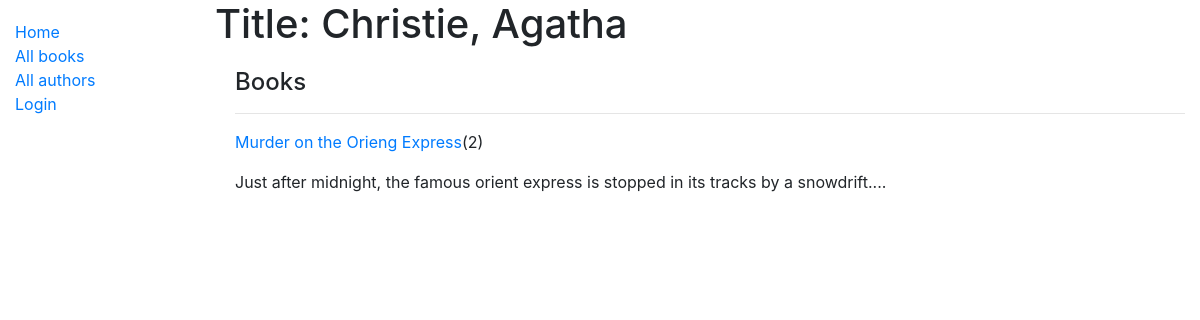
/catalog/author/2, run on the app's committed database.
### catalog/models.py (models this page shows, shortened)
class Author(models.Model):
    first_name = models.CharField(max_length=100)
    last_name = models.CharField(max_length=100)
    date_of_birth = models.DateField(null=True, blank=True)
    date_of_death = models.DateField('Died', null=True, blank=True)
    class Meta:
        ordering = ['last_name', 'first_name']
    def __str__(self):
        return f'{self.last_name}, {self.first_name}'

class Book(models.Model):
    title = models.CharField(max_length=200)
    author = models.ForeignKey('Author', on_delete=models.SET_NULL, null=True)
    summary = models.TextField(max_length=1000, help_text='Enter a brief description of the book')
    isbn = models.CharField('ISBN', max_length=13, help_text='13 Character <a href="https://www.isbn-international.org/content/what-isbn">ISBN number</a>')
    genre = models.ManyToManyField(Genre, help_text='Select a genre for this book')
    def __str__(self):
        return self.title
    def display_genre(self):
        """Create a string for the Genre. This is required to display genre in Admin"""
        return ', '.join(genre.name for genre in self.genre.all()[:3])
    display_genre.short_description = 'Genre'

### catalog/views.py (the view)
# urls.py: path('author/<int:pk>', views.AuthorDetailView.as_view(), name='author-detail'),
class AuthorDetailView(generic.DetailView):
    model = Author

### catalog/templates/catalog/author_detail.html (shortened to what this page needs)
{% extends 'base_generic.html' %}
{% block content %}
<h1>Title: {{author}}</h1>
<div style="margin-left:20px;margin-top:20px">
    <h4>Books</h4>
    {% for book in author.book_set.all %}
        <hr>
        <p><a href="{% url 'book-detail' book.pk %}">{{book}}</a>({{book.bookinstance_set.all.count}})</p>
        <p>{{book.summary}}</p>
    {% endfor %}
</div>
{% endblock %}

### data on the page
Author: last_name+first_name "Christie, Agatha"
Book: title "Murder on the Orieng Express", bookinstance_set.all.count "2", summary "Just after midnight, the famous orient express is stopped in its tracks by a snowdrift...."
